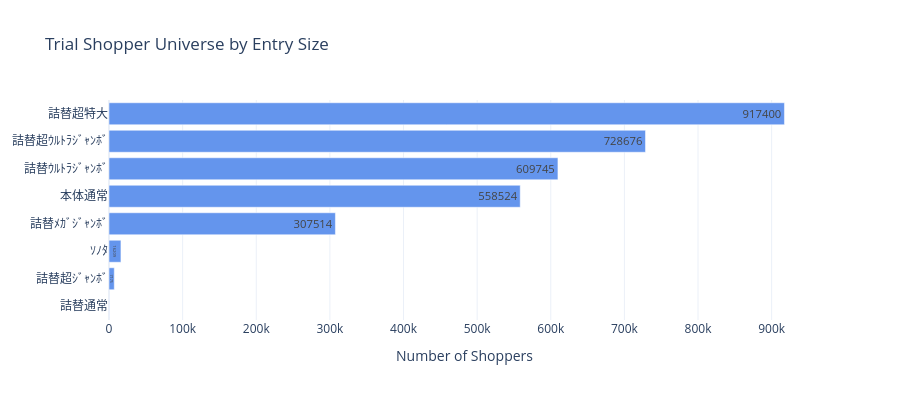
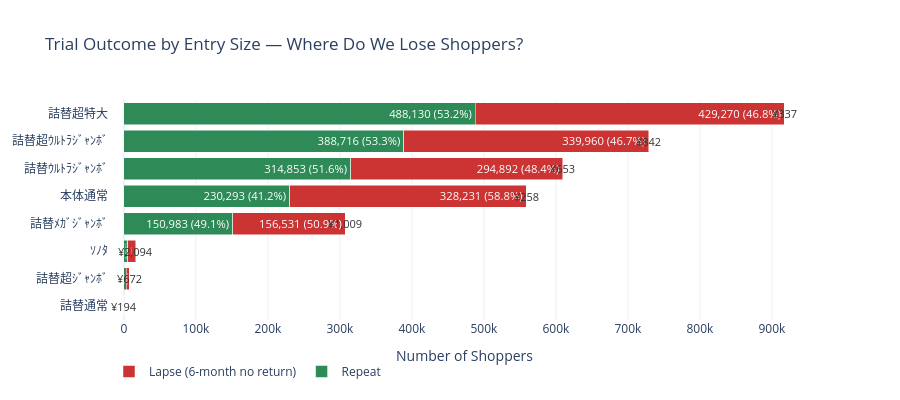

Source (notebook cell) for these figures, in order:
### Code cell
# ── Bar chart: trial universe and outcome per size ────────────────────
sizes = funnel_data.sort_values('total_trial', ascending=True)['trial_size'].tolist()

# ── Trial universe bar ────────────────────────────────────────────────
fig = go.Figure()
fig.add_trace(go.Bar(
    y=sizes,
    x=funnel_data.set_index('trial_size').loc[sizes, 'total_trial'],
    name='Trial Shoppers',
    orientation='h', marker_color='#6495ED',
    text=funnel_data.set_index('trial_size').loc[sizes, 'total_trial'],
    textposition='inside'
))
fig.update_layout(
    title='Trial Shopper Universe by Entry Size',
    xaxis_title='Number of Shoppers',
    template='plotly_white', height=400,
    legend=dict(orientation='h', yanchor='bottom', y=-0.3)
)
fig.show()

# ── Repeat vs Lapse per size ──────────────────────────────────────────
fig2 = go.Figure()

fig2.add_trace(go.Bar(
    y=sizes,
    x=funnel_data.set_index('trial_size').loc[sizes, 'repeat_shoppers'],
    name='Repeat',
    orientation='h', marker_color='#2E8B57',
    text=[f"{v:,} ({r:.1f}%)" for v, r in zip(
        funnel_data.set_index('trial_size').loc[sizes, 'repeat_shoppers'],
        funnel_data.set_index('trial_size').loc[sizes, 'repeat_rate_%'])],
    textposition='inside'
))
fig2.add_trace(go.Bar(
    y=sizes,
    x=funnel_data.set_index('trial_size').loc[sizes, 'lapse_shoppers'],
    name='Lapse (6-month no return)',
    orientation='h', marker_color='#CC3333',
    text=[f"{v:,} ({r:.1f}%)" for v, r in zip(
        funnel_data.set_index('trial_size').loc[sizes, 'lapse_shoppers'],
        funnel_data.set_index('trial_size').loc[sizes, 'lapse_rate_%'])],
    textposition='inside'
))

fig2.update_layout(
    barmode='stack',
    title='Trial Outcome by Entry Size — Where Do We Lose Shoppers?',
    xaxis_title='Number of Shoppers',
    template='plotly_white', height=400,
    legend=dict(orientation='h', yanchor='bottom', y=-0.3)
)

# Add ASP annotation
for i, size in enumerate(sizes):
    row = funnel_data[funnel_data['trial_size'] == size].iloc[0]
    fig2.add_annotation(x=row['total_trial'] + 50, y=size,
                        text=f"¥{row['avg_trial_asp']:,.0f}",
                        showarrow=False, font=dict(size=11, color='#333'))

fig2.show()

### Figure 1 — Plotly figure (JSON) as saved in the notebook; plotly's stock layout.template omitted (floating-point values rounded to 4 significant figures)
{"data": [{"marker": {"color": "#6495ED"}, "name": "Trial Shoppers", "orientation": "h", "text": [181.0, 7175.0, 16210.0, 307500.0, 558500.0, 609700.0, 728700.0, 917400.0], "textposition": "inside", "type": "bar", "x": [181, 7175, 16209, 307514, 558524, 609745, 728676, 917400], "y": ["詰替通常", "詰替超ｼﾞｬﾝﾎﾞ", "ｿﾉﾀ", "詰替ﾒｶﾞｼﾞｬﾝﾎﾞ", "本体通常", "詰替ｳﾙﾄﾗｼﾞｬﾝﾎﾞ", "詰替超ｳﾙﾄﾗｼﾞｬﾝﾎﾞ", "詰替超特大"]}], "layout": {"height": 400, "legend": {"orientation": "h", "y": -0.3, "yanchor": "bottom"}, "title": {"text": "Trial Shopper Universe by Entry Size"}, "xaxis": {"title": {"text": "Number of Shoppers"}}}}

### Figure 2 — Plotly figure (JSON) as saved in the notebook; plotly's stock layout.template omitted (floating-point values rounded to 4 significant figures)
{"data": [{"marker": {"color": "#2E8B57"}, "name": "Repeat", "orientation": "h", "text": ["65 (35.9%)", "3,171 (44.2%)", "5,203 (32.1%)", "150,983 (49.1%)", "230,293 (41.2%)", "314,853 (51.6%)", "388,716 (53.3%)", "488,130 (53.2%)"], "textposition": "inside", "type": "bar", "x": [65, 3171, 5203, 150983, 230293, 314853, 388716, 488130], "y": ["詰替通常", "詰替超ｼﾞｬﾝﾎﾞ", "ｿﾉﾀ", "詰替ﾒｶﾞｼﾞｬﾝﾎﾞ", "本体通常", "詰替ｳﾙﾄﾗｼﾞｬﾝﾎﾞ", "詰替超ｳﾙﾄﾗｼﾞｬﾝﾎﾞ", "詰替超特大"]}, {"marker": {"color": "#CC3333"}, "name": "Lapse (6-month no return)", "orientation": "h", "text": ["116 (64.1%)", "4,004 (55.8%)", "11,006 (67.9%)", "156,531 (50.9%)", "328,231 (58.8%)", "294,892 (48.4%)", "339,960 (46.7%)", "429,270 (46.8%)"], "textposition": "inside", "type": "bar", "x": [116, 4004, 11006, 156531, 328231, 294892, 339960, 429270], "y": ["詰替通常", "詰替超ｼﾞｬﾝﾎﾞ", "ｿﾉﾀ", "詰替ﾒｶﾞｼﾞｬﾝﾎﾞ", "本体通常", "詰替ｳﾙﾄﾗｼﾞｬﾝﾎﾞ", "詰替超ｳﾙﾄﾗｼﾞｬﾝﾎﾞ", "詰替超特大"]}], "layout": {"annotations": [{"font": {"color": "#333", "size": 11}, "showarrow": false, "text": "¥194", "x": 231, "y": "詰替通常"}, {"font": {"color": "#333", "size": 11}, "showarrow": false, "text": "¥672", "x": 7225, "y": "詰替超ｼﾞｬﾝﾎﾞ"}, {"font": {"color": "#333", "size": 11}, "showarrow": false, "text": "¥2,094", "x": 16259, "y": "ｿﾉﾀ"}, {"font": {"color": "#333", "size": 11}, "showarrow": false, "text": "¥1,009", "x": 307564, "y": "詰替ﾒｶﾞｼﾞｬﾝﾎﾞ"}, {"font": {"color": "#333", "size": 11}, "showarrow": false, "text": "¥258", "x": 558574, "y": "本体通常"}, {"font": {"color": "#333", "size": 11}, "showarrow": false, "text": "¥653", "x": 609795, "y": "詰替ｳﾙﾄﾗｼﾞｬﾝﾎﾞ"}, {"font": {"color": "#333", "size": 11}, "showarrow": false, "text": "¥842", "x": 728726, "y": "詰替超ｳﾙﾄﾗｼﾞｬﾝﾎﾞ"}, {"font": {"color": "#333", "size": 11}, "showarrow": false, "text": "¥337", "x": 917450, "y": "詰替超特大"}], "barmode": "stack", "height": 400, "legend": {"orientation": "h", "y": -0.3, "yanchor": "bottom"}, "title": {"text": "Trial Outcome by Entry Size — Where Do We Lose Shoppers?"}, "xaxis": {"title": {"text": "Number of Shoppers"}}}}
